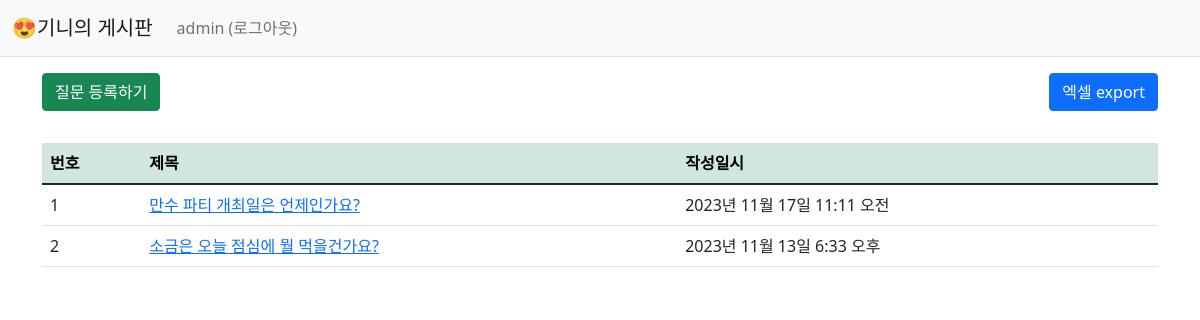
The app's page /pybo/ (signed in) with its own data.
### pybo/models.py (models this page shows, shortened)
class Question(models.Model):
    subject = models.CharField(max_length=30)
    content = models.TextField()
    create_date = models.DateTimeField()

### pybo/views.py (the view)
# urls.py: path('', views.index, name='index'),  # '/' 에 해당되는 path
def index(request):
    page = request.GET.get('page', '1')  # 페이지
    question_list = Question.objects.order_by('-create_date')
    paginator = Paginator(question_list, 10)  # 페이지당 10개씩 보여주기
    page_obj = paginator.get_page(page)
    context = {'question_list': page_obj}
    context = {'question_list': question_list}
    return render(request, 'pybo/question_list.html', context)

### templates/pybo/question_list.html
{% extends 'base.html' %}
{% block content %}
<div class="container my-3">
    <div class="d-flex justify-content-between mb-3">
        <a href="{% url 'pybo:question_create' %}" class="btn btn-success mb-3">질문 등록하기</a>
        <a href="{% url 'pybo:export_to_excel' %}" class="btn btn-primary mb-3">엑셀 export</a>
        </div>
        <table class="table">
        <thead>
            <tr class="table-success">
                <th>번호</th>
                <th>제목</th>
                <th>작성일시</th>
            </tr>
        </thead>
        <tbody>
            {% if question_list %}
                {% for question in question_list %}
                    <tr>
                        <td>{{ forloop.counter }}</td>
                        <td>
                            <a href="{% url 'pybo:detail' question.id %}">{{ question.subject }}</a>
                        </td>
                        <td>{{ question.create_date }}</td>
                    </tr>
                {% endfor %}
            {% else %}
                <tr>
                    <td colspan="3">질문이 없습니다.</td>
                </tr>
            {% endif %}
        </tbody>
    </table>
</div>
{% endblock %}

### templates/navbar.html (shortened to what this page needs)
<nav class="navbar navbar-expand-lg navbar-light bg-light border-bottom">
    <div class="container-fluid">
        <a class="navbar-brand" href="{% url 'pybo:index' %}">😍기니의 게시판</a>
        <div class="collapse navbar-collapse" id="navbarSupportedContent">
            <ul class="navbar-nav me-auto mb-2 mb-lg-0">
                <li class="nav-item">
                    {% if user.is_authenticated %}
                    <a class="nav-link" href="{% url 'common:logout' %}">{{ user.username }} (로그아웃)</a>
                    {% else %}
                    <a class="nav-link" href="{% url 'common:login' %}">로그인</a>
                    {% endif %}
                </li>
            </ul>
        </div>
    </div>
</nav>

### records on screen
Question: subject "만수 파티 개최일은 언제인가요?", create_date "2023년 11월 17일 11:11 오전"
Question: subject "소금은 오늘 점심에 뭘 먹을건가요?", create_date "2023년 11월 13일 6:33 오후"

### other values on screen
{{ user.username }} "admin"
